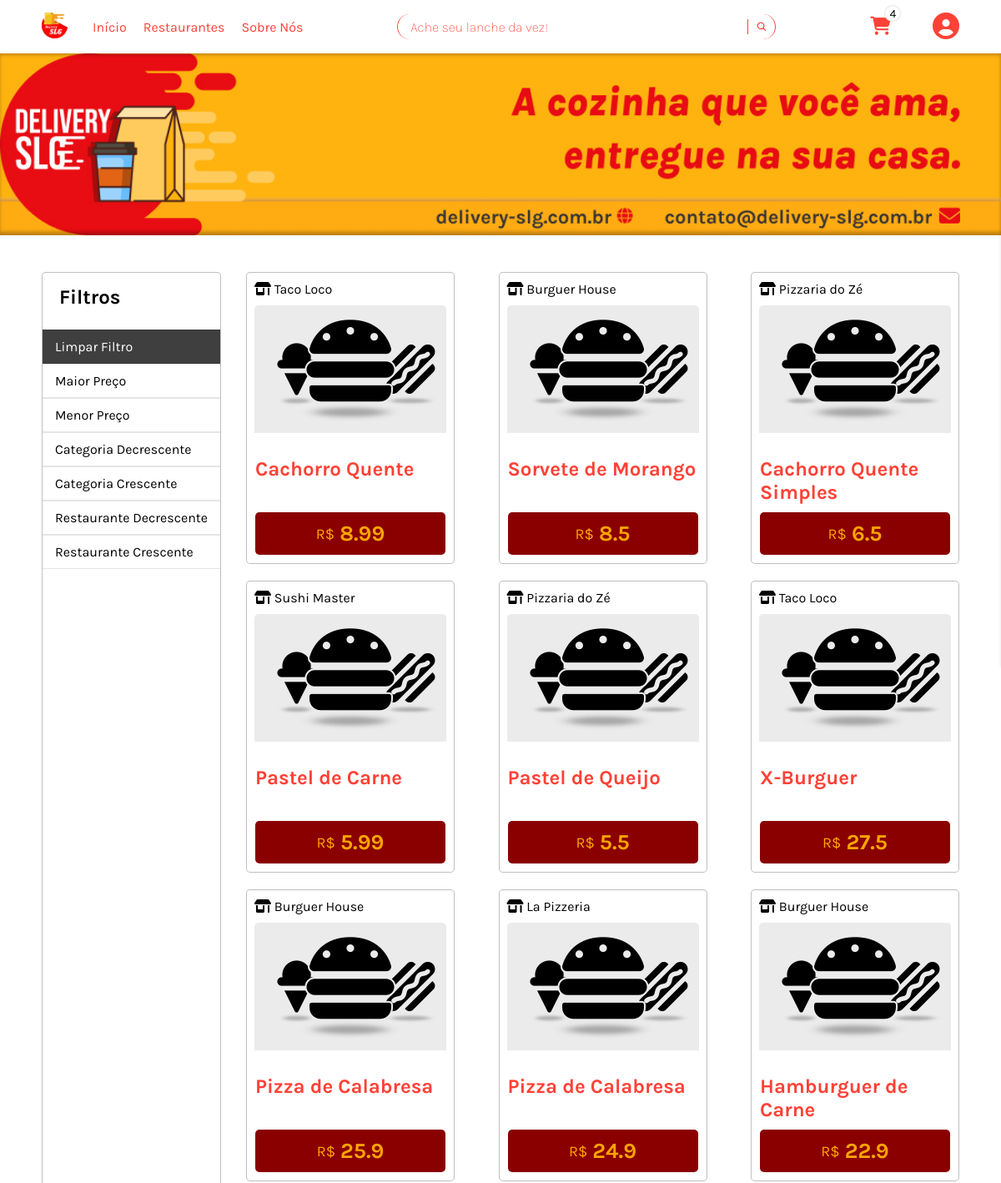
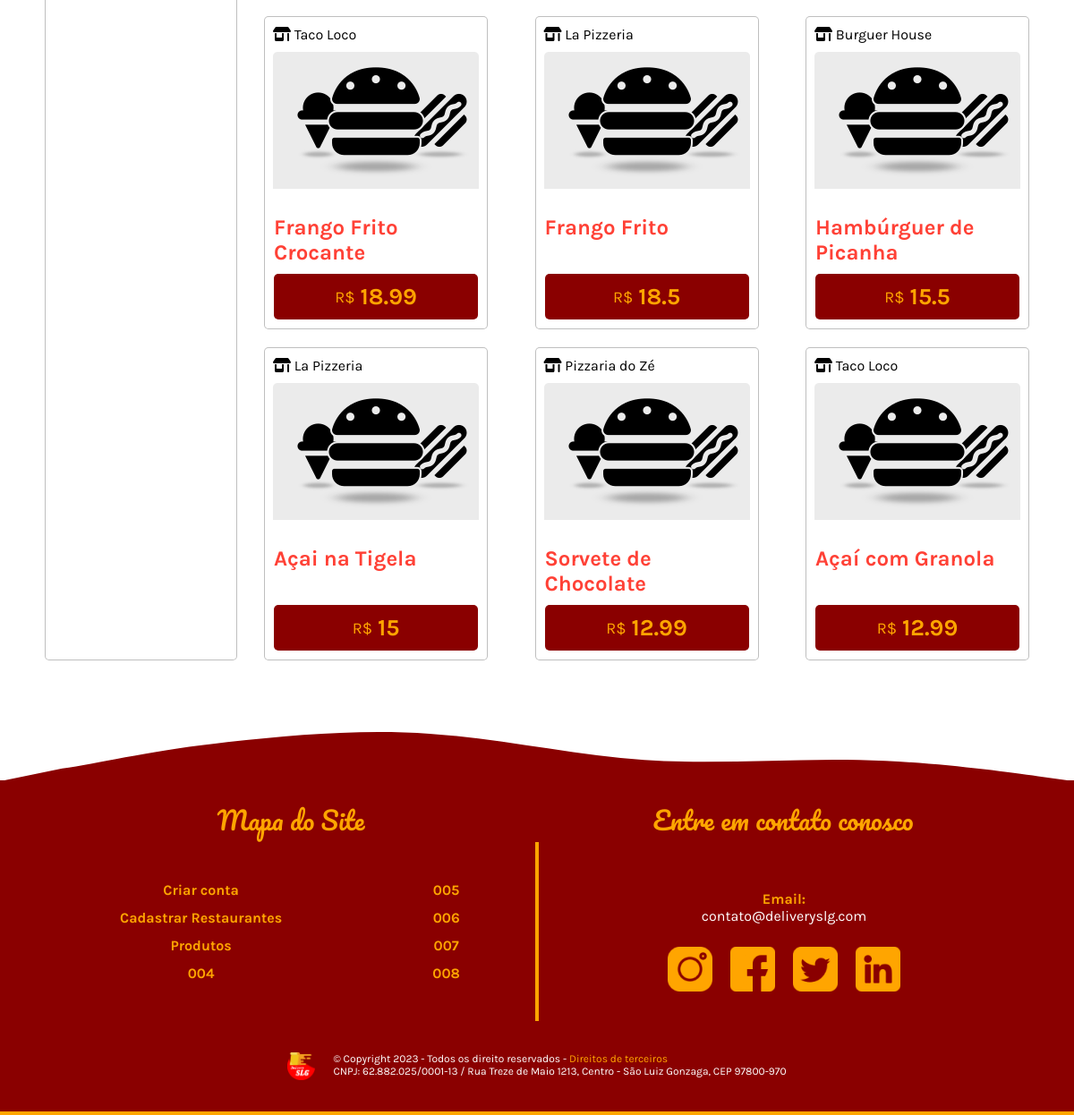
/pages/produtos.php?campo=preco&ordem=desc, run on the app's committed database (2 pictures, top to bottom).
### tables this page shows
CREATE TABLE IF NOT EXISTS `produtos` (
  `id` int(11) NOT NULL AUTO_INCREMENT,
  `nome` varchar(100) NOT NULL,
  `descricao` varchar(250) NOT NULL,
  `imagem` varchar(255) DEFAULT '/delivery-slg.com.br/assets/images/default-images/lanches-produtos.png',
  `preco` decimal(10,2) NOT NULL,
  `categoria` enum('sorvete','pastel','pizza','açai','frango_frito','hamburguer','cachorro_quente','x_burguer') NOT NULL,
  `id_Restaurante` int(11) NOT NULL,
  PRIMARY KEY (`id`),
  KEY `id_Restaurante` (`id_Restaurante`)
);

CREATE TABLE IF NOT EXISTS `restaurantes` (
  `id` int(11) NOT NULL AUTO_INCREMENT,
  `nome` varchar(100) NOT NULL,
  `rua` varchar(100) NOT NULL,
  `numero` varchar(10) NOT NULL,
  `complemento` varchar(400),
  `bairro` varchar(40) NOT NULL,
  `email` varchar(100) NOT NULL,
  `telefone` varchar(11) NOT NULL,
  `cnpj` varchar(14) NOT NULL,
  `hora_Funcionamento` varchar(100) NOT NULL,
  `formas_De_Pagamento` set('dinheiro','cartao_credito','cartao_debito','pix') DEFAULT 'dinheiro' NOT NULL,
  `chave_Pix` varchar(150) NOT NULL,
  `senha` varchar(100) NOT NULL,
  `forma_De_Entrega` set('Retirada no Local','Motoboy') DEFAULT 'Retirada no Local' NOT NULL,
  `ativo` tinyint(1),
  `imagem` VARCHAR(255) DEFAULT '/delivery-slg.com.br/assets/images/default-images/restaurante.png' NOT NULL,
  PRIMARY KEY (`id`)
);

### source/dao/produtosDAO.php (called while the page is built, shortened)
<?php
require_once($_SERVER['DOCUMENT_ROOT'] . '/delivery-slg.com.br/source/classes/produtos.class.php');
class ProdutoDAO
{
  function BuscarProdutosPorFiltro(string $campo, string $ordem)
  {
    $conection = ConexaoBD();
    try {
      if (!empty($campo) && !empty($ordem) && $campo !== 'id_Restaurante') {
        $stmt = $conection->prepare('SELECT r.nome as nome_restaurante, p.* FROM `produtos` as p INNER JOIN `restaurantes`
        as r ON p.id_Restaurante = r.id ORDER BY ' . 'LOWER(' . $campo . ') ' . "$ordem");
      } else if ($campo === 'id_Restaurante') {
        $stmt = $conection->prepare('SELECT r.nome as nome_restaurante, p.* FROM `produtos` as p INNER JOIN `restaurantes`
        as r ON p.id_Restaurante = r.id ORDER BY r.nome ' . $ordem);
      } else {
        echo "Compos incorretos para a filtragem de dados";
        $stmt = $conection->prepare("SELECT * FROM produtos ORDER BY categoria ASC");
      }
      $stmt->execute();
      if ($stmt->rowCount()) {
        $produto = new Produtos();
        $arr = array();
        while ($result = $stmt->fetch(PDO::FETCH_OBJ)) {
          $produto->setId($result->id);
          $produto->setNome($result->nome);
          $produto->setDescricao($result->descricao);
          $produto->setImagem($result->imagem);
          $produto->setPreco($result->preco);
          $produto->setCategoria($result->categoria);
          $produto->setId_Restaurante($result->id_Restaurante);
          $produto->setNomeRestaurante($result->nome_restaurante);
          $arr[] = clone $produto;
        }
        return $arr;
      } else {
        echo "A busca por produtos no filtro não trouxe resultados!";
        return FALSE;
      }
    } catch (PDOException $ex) {
      $_SESSION['mensagemError'] = 'Erro ao buscar produtos com filtro';
      $_SESSION['erroSucessOrFail'] = false;
      throw $ex;
      die();
    }
  }
}

### source/controller/produtos_controller.php (called while the page is built, shortened)
<?php
require_once($_SERVER['DOCUMENT_ROOT'] . '/delivery-slg.com.br/source/dao/produtosDAO.php');
require_once($_SERVER['DOCUMENT_ROOT'] . '/delivery-slg.com.br/source/dao/restaurantesDAO.php');
class ProdutosController {
  function BuscarNomeRestaurante(int $id) {
    $dao = new RestaurantesDAO();
    $restaurante = $dao->BuscarPorId($id);
    if (isset($restaurante) && !empty($restaurante)) {
      return $restaurante->getNome();
    }
    return 'Restaurante não encontrado';
  }
  function BuscarProdutosComFiltro(string $campo, string $ordem) {
    $dao = new ProdutoDAO();
    $produtoFiltrado = $dao->BuscarProdutosPorFiltro($campo, $ordem);
    if(!empty($produtoFiltrado) && $produtoFiltrado !== false) {
      return $produtoFiltrado;
    }
  }
}

### source/classes/produtos.class.php (called while the page is built, shortened)
<?php
class Produtos {
  private int $id;
  private int $id_Restaurante;
  private string $nome;
  private string $descricao;
  private string $imagem;
  private float $preco;
  public function getId(): int {
    return $this->id;
  }
  public function setId(int $id) {
    $this->id = $id;
  }
  public function getId_Restaurante(): int {
    return $this->id_Restaurante;
  }
  public function setId_Restaurante(int $id_Restaurante) {
    $this->id_Restaurante = $id_Restaurante;
  }
  public function getNome(): string {
    return $this->nome;
  }
  public function setNome(string $nome) {
    $this->nome = $nome;
  }
  public function getDescricao(): string {
    return $this->descricao;
  }
  public function setDescricao(string $descricao) {
    $this->descricao = $descricao;
  }
  public function getImagem(): string {
    return $this->imagem;
  }
  public function setImagem(string $imagem) {
    $this->imagem = $imagem;
  }
  public function getPreco(): float {
    return $this->preco;
  }
  public function setPreco(float $preco) {
    $this->preco = $preco;
  }
}

### source/dao/restaurantesDAO.php (called while the page is built, shortened)
<?php
require_once($_SERVER['DOCUMENT_ROOT'] . '/delivery-slg.com.br/source/classes/restaurantes.class.php');
class RestaurantesDAO {
  function BuscarPorId(int $id) {
    $conection = ConexaoBD();
    try {
      $stmt = $conection->prepare('SELECT * FROM restaurantes WHERE id = :id');
      $stmt->bindValue(':id', $id);
      $stmt->execute();
      if ($stmt->rowCount()) {
        $restaurante = new Restaurantes();
        while ($result = $stmt->fetch(PDO::FETCH_OBJ)) {
          $restaurante->setId($result->id);
          $restaurante->setNome($result->nome);
          $restaurante->setRua($result->rua);
          $restaurante->setNumero($result->numero);
          $restaurante->setComplemento($result->complemento);
          $restaurante->setBairro($result->bairro);
          $restaurante->setEmail($result->email);
          $restaurante->setTelefone($result->telefone);
          $restaurante->setCnpj($result->cnpj);
          $restaurante->setHora_Funcionamento($result->hora_Funcionamento);
          $restaurante->setFormas_Pagamento($result->formas_De_Pagamento);
          $restaurante->setFormas_Entrega($result->forma_De_Entrega);
          $restaurante->setChave_Pix($result->chave_Pix);
          $restaurante->setSenha($result->senha);
          $restaurante->setAtivo($result->ativo);
          $restaurante->setImagem($result->imagem);
        }
        return $restaurante;
      } else {
        echo "Não foi possivel achar restaurante!";
        return FALSE;
      }
    } catch (PDOException $ex) {
      echo "Erro em encontrar esse restaurante";
      die();
    }
  }
}

### source/classes/restaurantes.class.php (called while the page is built, shortened)
<?php
class Restaurantes {
  private string $nome;
  public function getNome(): string {
    return $this->nome;
  }
  public function setNome(string $nome) {
    $this->nome = $nome;
  }
}

### pages/produtos.php (the view, shortened to what this page needs)
<?php
require_once($_SERVER['DOCUMENT_ROOT'] . '/delivery-slg.com.br/source/controller/produtos_controller.php');
?>
  <?php include_once('../includes/metas_gerais.php'); ?>
  <link rel="stylesheet" href="../assets/style/all.css">
  <link rel="stylesheet" href="../assets/style/produtos.css">
  <link rel="stylesheet" href="../assets/style/media-queries/all.css">
  <link rel="stylesheet" href="../assets/style/media-queries/produtos.css">
</head>
<body>
  <?php include('../includes/header.php'); ?>
  <main>
    <div class="max-width-page-limit">
      <picture class="banner-delivery">
        <source media="(max-width: 480px)" srcset="../assets/images/main/produtos/banner-delivery-480">
        <source media="(max-width: 768px)" srcset="../assets/images/main/produtos/banner-delivery-768">
        <img src="../assets/images/main/produtos/banner-delivery-medio-baixo.jpg" alt="Banner delivery slg A cozinha que você ama, entregue na sua casa.">
      </picture>
    </div>
    <div class="max-width-page-limit">
      <section class="max-width-content-limit main-content">
        <div class="produtos-main-container">
          <div class="produtos-filtro">
            <div class="filtros-container">
              <h2 class="filtro-title">Filtros</h2>
              <div class="filtro-btn">
                <?php
                if (isset($_GET) && isset($_GET['campo']) || isset($_GET['ordem'])) {
                  ?>
                    <div class="filtro limpar-filtro"><a href="produtos.php">Limpar Filtro</a></div>
                  <?php
                }
                if (!isset($_GET['busca'])) {
                ?>
                <div class="filtro"><a href="produtos.php?campo=preco&ordem=desc">Maior Preço</a></div>
                <div class="filtro"><a href="produtos.php?campo=preco&ordem=asc">Menor Preço</a></div>
                <div class="filtro"><a href="produtos.php?campo=categoria&ordem=desc">Categoria Decrescente</a></div>
                <div class="filtro"><a href="produtos.php?campo=categoria&ordem=asc">Categoria Crescente</a></div>
                <div class="filtro"><a href="produtos.php?campo=id_Restaurante&ordem=desc">Restaurante Decrescente</a></div>
                <div class="filtro"><a href="produtos.php?campo=id_Restaurante&ordem=asc">Restaurante Crescente</a></div>
                <?php
                  } else {
                    ?>
                      <div class="filtro limpar-filtro"><a href="produtos.php">Limpar Filtro</a></div>
                    <?php
                  }
                ?>
              </div>
            </div>
          </div>
          <div class="produtos-cards-lista">
          <?php
          $controller = new ProdutosController();
          if (isset($_GET) && (isset($_GET['campo']) && isset($_GET['ordem'])) || isset($_GET['busca'])) {
            if (isset($_GET['campo']) && isset($_GET['ordem'])){
              $campo = addslashes(filter_input(INPUT_GET, 'campo'));
              $ordem = addslashes(filter_input(INPUT_GET, 'ordem'));
              try {
                $produtos = $controller->BuscarProdutosComFiltro($campo, $ordem);
              } catch (Exception $ex) {
                MsgPerssonalizadaDeErro();
              }
            }
          } else {
            $produtos = $controller->BuscarProdutos();
          }
          if (!empty($produtos)) {
            foreach ($produtos as $row) :
            ?>
            <div class="card-produto">
              <div class="nome-image-restaurante">
                <div class="restaurante-name">
                  <i class="fa-solid fa-shop"></i>
                  <span>
                  <?= $controller->BuscarNomeRestaurante($row->getId_Restaurante()) ?></span>
                </div>
                <div>
                  <img src="<?= $row->getImagem() ?>" alt="<?= $row->getNome() ?>">
                </div>
              </div>
              <div class="informacoes-restaurante flip-card">
                <div class="produto-nome-preco card-front">
                  <h2><?= $row->getNome() ?></h2>
                  <div class="produto-preco">
                    <span class="tipo-preco">
                      R$
                    </span>
                    <span class="valor-produto">
                      <?= $row->getPreco() ?>
                    </span>
                  </div>
                </div>
                <div class="card-back">
                  <p>
                    <?= $row->getDescricao() ?>
                  </p>
                  <button oneclick="adicionarAoCarrinho(<?= $row->getId() ?>)" class="btn-adicionar-carrinho">
                  </button>
                </div>
              </div>
            </div>
            <?php endforeach;
          } else {
            echo "Não foi possível retornar resusltados!";
          }
          ?>
          </div>
        </div>
      </section>
    </div>
  </main>
  <?php include_once('../includes/footer.php'); ?>
</body>
</html>

### assets/style/all.css (style rules this page uses)
* { padding: 0; margin: 0; box-sizing: border-box; }
body { background-color: #EAEAEA; }
.max-width-content-limit { max-width: 1180px; padding: 0 40px; margin: 0 auto; }
.max-width-page-limit { max-width: 1366px; height: 100%; background-color: #fff; margin: 0 auto; width: 100%; }
main { font-family: "Karla", sans-serif; width: 100%; }
main .main-content { padding: 40px; }

### assets/style/produtos.css (style rules this page uses)
main picture.banner-delivery img { width: 100%; }
main .produtos-main-container { font-family: "karla", sans-serif; width: 100%; display: grid; gap: 30px; grid-template-areas: "filtro filtro produtos produtos produtos produtos produtos produtos"; }
main .produtos-main-container .produtos-filtro { grid-area: filtro; }
main .produtos-main-container .produtos-cards-lista { grid-area: produtos; }
main .produtos-main-container .produtos-filtro { max-width: 300px; background-color: #fff; border-radius: 5px; border: 1px solid rgba(0, 0, 0, 0.25); }
main .produtos-main-container .produtos-filtro .filtros-container { position: sticky; top: 70px; display: flex; flex-direction: column; gap: 10px; }
main .produtos-main-container .produtos-filtro .filtros-container .filtro-title { padding: 15px 20px; }
main .produtos-main-container .produtos-filtro .filtros-container .filtro a { padding: 10px 15px; border: 1px solid rgba(0, 0, 0, 0.1); border-right: 0px; border-left: 0px; transition: background-color 0.5s; display: block; text-decoration: none; color: #000; }
main .produtos-main-container .produtos-filtro .filtros-container .limpar-filtro { background-color: #3f3f3f; }
main .produtos-main-container .produtos-filtro .filtros-container .limpar-filtro a { color: #fff; }
main .produtos-main-container .produtos-cards-lista { display: flex; flex-wrap: wrap; gap: 20px; justify-content: space-between; }
main .produtos-main-container .produtos-cards-lista .card-produto { width: 250px; height: 350px; padding: 10px; border-radius: 5px; background-color: #fff; border: 1px solid rgba(0, 0, 0, 0.25); display: flex; flex-direction: column; align-items: center; justify-content: space-between; }
main .produtos-main-container .produtos-cards-lista .card-produto .nome-image-restaurante .restaurante-name { margin-bottom: 10px; }
main .produtos-main-container .produtos-cards-lista .card-produto .informacoes-restaurante { width: 100%; height: 100%; margin-top: 25px; position: relative; cursor: pointer; transform-style: preserve-3d; }
main .produtos-main-container .produtos-cards-lista .card-produto .informacoes-restaurante .card-front, main .produtos-main-container .produtos-cards-lista .card-produto .informacoes-restaurante .card-back { height: 100%; display: flex; flex-direction: column; justify-content: space-between; transition: transform 0.8s; backface-visibility: hidden; }
main .produtos-main-container .produtos-cards-lista .card-produto .informacoes-restaurante .card-back { position: absolute; top: 0; transform: rotateY(180deg); }
main .produtos-main-container .produtos-cards-lista .card-produto .informacoes-restaurante .produto-nome-preco .produto-preco { width: 100%; padding: 10px; display: flex; justify-content: center; align-items: center; gap: 6px; color: #FFA500; background-color: #8a0000; border-radius: 5px; }
main .produtos-main-container .produtos-cards-lista .card-produto .informacoes-restaurante .produto-nome-preco .produto-preco .tipo-preco { font-size: 18px; }
main .produtos-main-container .produtos-cards-lista .card-produto .informacoes-restaurante .produto-nome-preco .produto-preco .valor-produto { font-weight: bolder; font-size: 26px; }
main .produtos-main-container .produtos-cards-lista .card-produto .informacoes-restaurante .produto-nome-preco > h2 { color: #FF4136; }
main .produtos-main-container .produtos-cards-lista .card-produto .informacoes-restaurante .card-back > p { width: 230px; max-height: 80px; overflow: hidden; text-overflow: ellipsis; display: -webkit-box; -webkit-box-orient: vertical; -webkit-line-clamp: 4; margin-bottom: 10px; }
main .produtos-main-container .produtos-cards-lista .card-produto .informacoes-restaurante .card-back > button { display: flex; justify-content: center; text-decoration: none; width: 100%; background-color: #FFA500; padding: 10px 0; border: 0; border-radius: 5px; color: #fff; cursor: pointer; transition: box-shadow 0.5s, scale 0.5s; }

### data on the page
produtos: id_Restaurante.nome "Taco Loco", imagem (picture), nome "Cachorro Quente", preco "8.99", descricao "Cachorro quente com molho de tomate e queijo"
produtos: id_Restaurante.nome "Burguer House", imagem (picture), nome "Sorvete de Morango", preco "8.5", descricao "Delicioso sorvete de morango"
produtos: id_Restaurante.nome "Pizzaria do Zé", imagem (picture), nome "Cachorro Quente Simples", preco "6.5", descricao "Pão, salsicha e molho"
produtos: id_Restaurante.nome "Sushi Master", imagem (picture), nome "Pastel de Carne", preco "5.99", descricao "Recheado com carne moída"
produtos: id_Restaurante.nome "Pizzaria do Zé", imagem (picture), nome "Pastel de Queijo", preco "5.5", descricao "Saboroso pastel de queijo"
produtos: id_Restaurante.nome "Taco Loco", imagem (picture), nome "X-Burguer", preco "27.5", descricao "Hamburguer de carne com queijo, bacon e salada"
produtos: id_Restaurante.nome "Burguer House", imagem (picture), nome "Pizza de Calabresa", preco "25.9", descricao "Pizza de calabresa com muito queijo"
produtos: id_Restaurante.nome "La Pizzeria", imagem (picture), nome "Pizza de Calabresa", preco "24.9", descricao "Pizza saborosa de calabresa"
produtos: id_Restaurante.nome "Burguer House", imagem (picture), nome "Hamburguer de Carne", preco "22.9", descricao "Hamburguer de carne com queijo e bacon"
produtos: id_Restaurante.nome "Taco Loco", imagem (picture), nome "Frango Frito Crocante", preco "18.99", descricao "Frango frito com crosta crocante"
produtos: id_Restaurante.nome "La Pizzeria", imagem (picture), nome "Frango Frito", preco "18.5", descricao "Porção de frango frito crocante"
produtos: id_Restaurante.nome "Burguer House", imagem (picture), nome "Hambúrguer de Picanha", preco "15.5", descricao "Hambúrguer de picanha com queijo"
produtos: id_Restaurante.nome "La Pizzeria", imagem (picture), nome "Açai na Tigela", preco "15", descricao "Tigela de açai com granola e banana"
produtos: id_Restaurante.nome "Pizzaria do Zé", imagem (picture), nome "Sorvete de Chocolate", preco "12.99", descricao "Delicioso sorvete de chocolate"
produtos: id_Restaurante.nome "Taco Loco", imagem (picture), nome "Açaí com Granola", preco "12.99", descricao "Açaí com granola e frutas"
